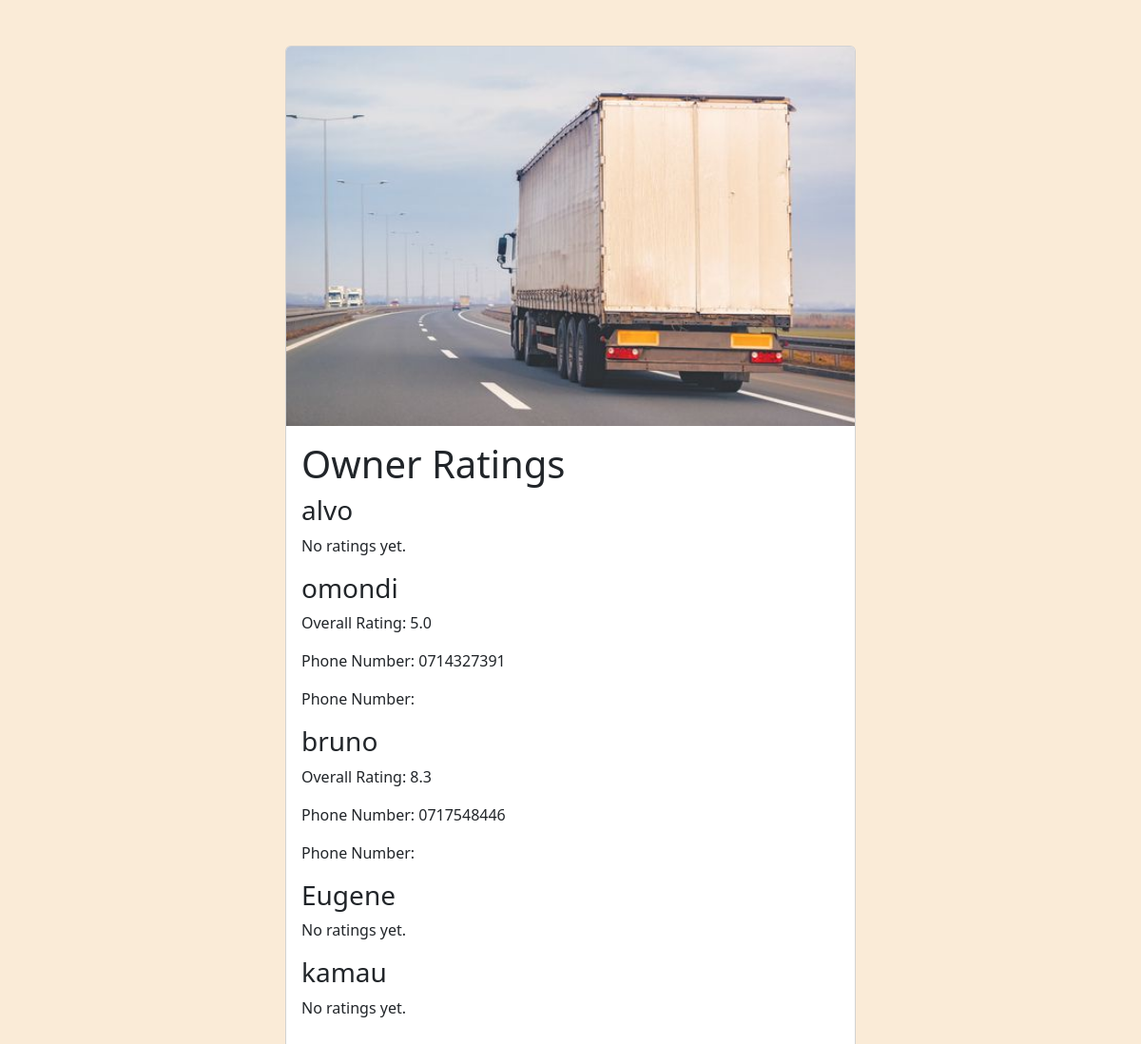
The app's page /customer_owner_ratings/ with its own data.
### accounts/models.py (models this page shows)
class User(AbstractUser):
    name = models.CharField(max_length=200, null=True) #attribute name defined
    email = models.EmailField(unique=True,null=True)

### Owner/models.py (models this page shows, shortened)
class Car(models.Model):
    owner = models.ForeignKey(User, null=True, on_delete=models.CASCADE)
    reg_no = models.CharField(max_length=20, unique=True, validators=[
        RegexValidator('^(K)([ABCDEFGHJKLMNPQRSTUVWXYZ]){2}( ){1}(\d){3}([ABCDEFGHJKLMNPQRSTUVWXYZ])$',
                       message="Invalid Number Plate")])
    image = models.ImageField(upload_to='car_images/')
    description = models.TextField(null=True, blank=True)
    phone_no = models.CharField(max_length=20, unique=True,
                                validators=[RegexValidator('^(0)([127])(\d){8}$', message='Invalid phone numbers')])
    updated = models.DateTimeField(auto_now = True , null=True)
    created = models.DateTimeField(auto_now_add=True, null= True)
    class Meta:
       ordering = ['-updated', '-created']  # Order by updated field in descending order and then by created field in descending order

### accounts/views.py (the view)
# urls.py: path('customer_owner_ratings/', views.view_owner_ratings, name='owner_ratings'),
def view_owner_ratings(request):
    group_name = 'owner'  # The name of the group for owners
    owners_group = Group.objects.get(name=group_name)
    owners = owners_group.user_set.annotate(num_cars=Count('car'))
    owner_ratings = []
    for owner in owners:
        overall_rating = Review.objects.filter(owner=owner).aggregate(Avg('rate'))['rate__avg']
        car = Car.objects.filter(owner=owner).first()
        phone_number = car.phone_no if car else None  # Fetch the phone number from the associated Car object
        owner_ratings.append({
            'owner': owner,
            'overall_rating': overall_rating,
            'phone_number': phone_number
        })
    context = {
        'owner_ratings': owner_ratings,
    }
    return render(request, 'accounts/view_owner_ratings.html', context)

### accounts/templates/accounts/view_owner_ratings.html (shortened to what this page needs)
<!DOCTYPE html>
{%load static%}
<html lang="en">
<head>
  <link href="https://cdn.jsdelivr.net/npm/bootstrap@5.3.0-alpha3/dist/css/bootstrap.min.css" rel="stylesheet">
</head>
<body style="background-color: antiquewhite";>
  <div class="card  mx-auto my-5" style="width: 50%;">
    <img src="{% static 'images/img3.jpg'%}" class="card-img-top" alt="...">
    <div class="card-body">
        <h1>Owner Ratings</h1>
{% for owner_rating in owner_ratings %}
    <h3>{{ owner_rating.owner.username }}</h3>
    {% if owner_rating.overall_rating %}
        <p>Overall Rating: {{ owner_rating.overall_rating|floatformat:1 }}</p>
        <p>Phone Number: {{ owner_rating.phone_number }}</p>
        <p>Phone Number: {{ owner_rating.owner.phone_no }}</p>
    {% else %}
        <p>No ratings yet.</p>
    {% endif %}
{% endfor %}
  </div>
</body>
</html>

### records on screen
User: owner.username "alvo", shows "No ratings yet."
User: owner.username "omondi", overall_rating "5.0", phone_number "0714327391"
User: owner.username "bruno", overall_rating "8.3", phone_number "0717548446"
User: owner.username "Eugene", shows "No ratings yet."
User: owner.username "kamau", shows "No ratings yet."
